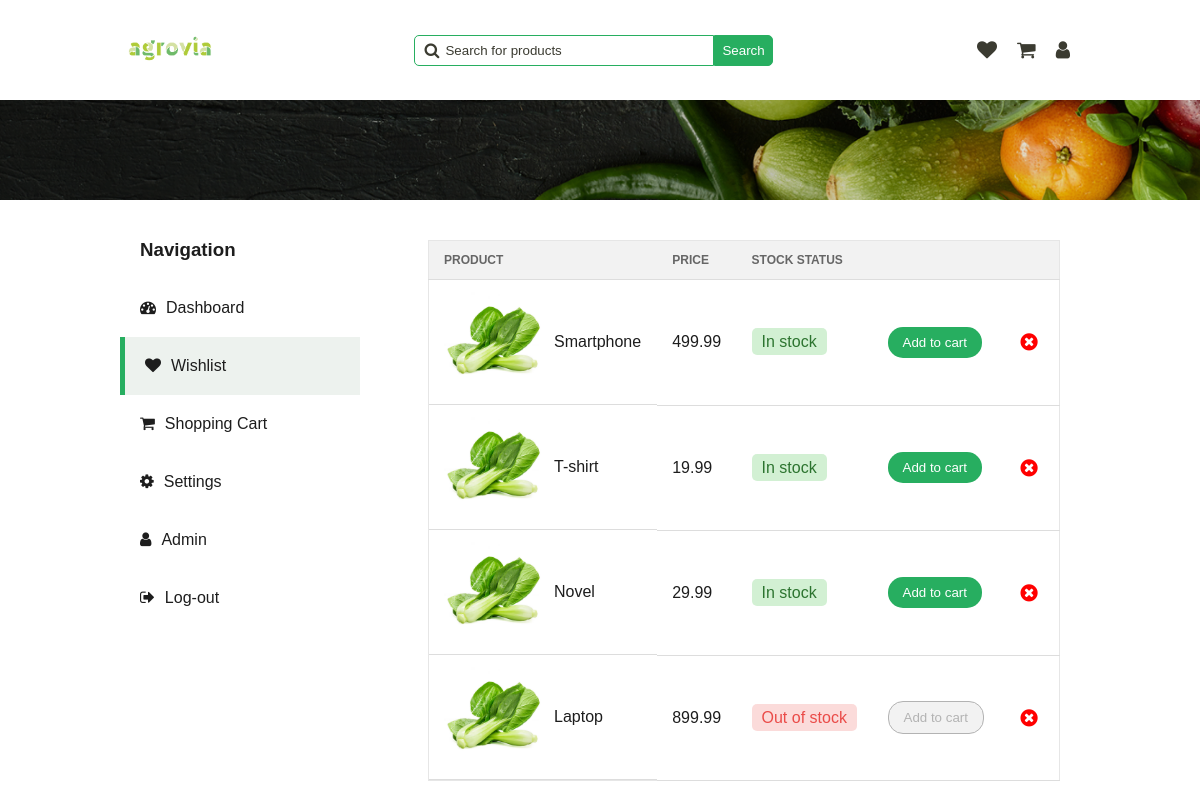
The page /pages/wishlist.php (signed in) on the database its author committed.
### tables this page shows
CREATE TABLE Announce (
  id INTEGER PRIMARY KEY,
  id_category INTEGER,
  image TEXT,
  title TEXT,
  description TEXT,
  price FLOAT,
  quantity INTEGER,
  rating INTEGER,
  out_of_stock BOOLEAN,
  FOREIGN KEY (id_category) REFERENCES Category(id)
);

### php/user.php (called while the page is built)
<?php
require '../php/pdo.php';
function get_user_by_id($id_user)
{
    global $pdo;
    $query = "SELECT * FROM User WHERE id = :id_user";
    $stmt = $pdo->prepare($query);
    $stmt->bindParam(':id_user', $id_user);
    $stmt->execute();
    $user = $stmt->fetch(PDO::FETCH_ASSOC);
    return $user;
}

### php/announce.php (called while the page is built, shortened)
<?php
require '../php/pdo.php';
function get_wishlist_by_user_id($user_id)
{
    global $pdo;
    $query = "SELECT Announce.*
              FROM Announce
              WHERE Announce.id IN (
                  SELECT announce_id FROM UserSaved
                  WHERE user_id = :user_id
                  AND is_in_favourite = 1
              )";
    $stmt = $pdo->prepare($query);
    $stmt->bindParam(':user_id', $user_id);
    $stmt->execute();
    $wishlist = $stmt->fetchAll(PDO::FETCH_ASSOC);
    return $wishlist;
}
?>

### pages/wishlist.php (the view, shortened to what this page needs)
<!DOCTYPE html>
<html lang="en">
<head>
    <link rel="stylesheet" href="../../styles/dashboard.css" onload="load_theme()">
    <link rel="stylesheet" href="../../styles/main-header.css">
    <link rel="stylesheet" href="../../styles/wishlist.css">
    <link rel="stylesheet" href="https://cdnjs.cloudflare.com/ajax/libs/font-awesome/4.7.0/css/font-awesome.min.css">
</head>
<body>
    <header>
        <a href="../pages/home.php"><img src="../../assets/logo/agrovia-green.png" alt="logo"></a>
        <div class="search-bar">
            <span>
                <i class="fa fa-search"></i>
                <input type="text" name="search" id="search" placeholder="Search for products"
                    onkeydown="if(event.keyCode === 13) search()">
            </span>
            <button onclick="search()">Search</button>
        </div>
        <div class="user">
            <a href="../../pages/user/wishlist.html">
                <i class="fa fa-heart"></i>
            </a>
            <a href="../../pages/user/cart.html">
                <i class="fa fa-shopping-cart"></i>
            </a>
            <a href="../pages/dashboard.php">
                <i class="fa fa-user"></i>
            </a>
        </div>
    </header>
    <div class="separator-background"></div>
    <?php
    require "../php/user.php";
    require "../php/announce.php";
    $user = get_user_by_id($_SESSION['user_id']);
    $wishlist_announce = get_wishlist_by_user_id($_SESSION['user_id']);
    ?>
    <div class="main-container">
        <section class="navigation">
            <h3>Navigation</h3>
            <a href="../pages/dashboard.php">
                <i class="fa fa-tachometer" aria-hidden="true"></i>
                <span>Dashboard</span>
            </a>
            <a href="../pages/wishlist.php" class="active">
                <i class="fa fa-heart"></i>
                <span>Wishlist</span>
            </a>
            <a href="../pages/shopping-cart.php">
                <i class="fa fa-shopping-cart"></i>
                <span>Shopping Cart</span>
            </a>
            <a href="../pages/settings.php">
                <i class="fa fa-gear"></i>
                <span>Settings</span>
            </a>
            <?php
            if ($user['is_admin']) {
                echo '<a href="../pages/admin.php"><i class="fa fa-user"></i><span>Admin</span></a>';
            }
            ?>
            <a href="../php/log-out.php">
                <i class="fa fa-sign-out"></i>
                Log-out
            </a>
        </section>
        <section class="tab-content wishlist-section">
            <table>
                <tr>
                    <th>Product</th>
                    <th>Price</th>
                    <th>Stock Status</th>
                    <th></th>
                    <th></th>
                </tr>
                <?php foreach ($wishlist_announce as $item): ?>
                    <tr id="wishlist-item-<?php echo $item['id']; ?>">
                        <td class="product">
                            <img src="<?php echo $item['image']; ?>" alt="product">
                            <span><?php echo $item['title']; ?></span>
                        </td>
                        <td><?php echo $item['price']; ?></td>
                        <td class="stock-status">
                            <span
                                class="stock-status <?php echo $item['out_of_stock'] == 0 ? 'in-stock' : 'out-of-stock'; ?>">
                                <?php
                                if ($item['out_of_stock'] == 0) {
                                    echo 'In stock';
                                } else {
                                    echo 'Out of stock';
                                }
                                ?>
                            </span>
                        </td>
                        <td>
                            <button class="cart-btn <?php echo $item['out_of_stock'] == 1 ? 'out-of-stock' : ''; ?>"
                                onclick="add_to_cart(<?php echo $item['id']; ?>)">
                                Add to cart
                            </button>
                        </td>
                        <td>
                            <button class="delete-btn" onclick="delete_wishlist_item(<?php echo $item['id']; ?>)">
                                <i class="fa fa-times-circle" aria-hidden="true"></i>
                            </button>
                        </td>
                    </tr>
                <?php endforeach; ?>
            </table>
        </section>
    </div>
</body>
</html>

### styles/dashboard.css (style rules this page uses)
.main-container { margin-top: 120px; display: flex; justify-content: space-between; }
.main-container .navigation { display: flex; justify-content: flex-start; flex-direction: column; background-color: var(--white); width: 25%; border-radius: 5px; height: max-content; }
.main-container .navigation h3 { color: var(--dark); padding: 0px 20px 0 20px; }
.main-container .navigation a { padding: 20px; display: flex; justify-content: flex-start; text-decoration: none; color: var(--dark); }
.main-container .navigation a.active { background-color: var(--light-hover-green); border-left: 5px solid var(--secondary); }
.main-container .navigation a i { margin-right: 10px; }
.tab-content { padding: 20px; width: 70%; background-color: var(--white); border-radius: 5px; }

### styles/main-header.css (style rules this page uses)
header { display: flex; justify-content: space-between; align-items: center; }
header a img { width: 100px; }
header .search-bar { display: flex; align-items: center; }
header .search-bar span { display: flex; align-items: center; position: relative; }
header .search-bar span i { position: absolute; left: 10px; color: var(--text); }
header .search-bar span input { padding: 7px; border: 1px solid var(--secondary); border-radius: 5px 0 0 5px; padding-left: 30px; min-width: 300px; }
header .search-bar span input::placeholder { color: var(--text); position: absolute; left: 30px; }
header .search-bar button { padding: 7px; border-radius: 0 5px 5px 0; background-color: var(--secondary); color: var(--white); border: 1px solid var(--secondary); cursor: pointer; }
header .user { display: flex; align-items: center; }
header .user a { text-decoration: none; padding: 10px; }
header .user a i { font-size: 20px; color: var(--text); }
.separator-background { background-image: url("../../assets/backgrounds/separator-background.png"); background-size: cover; background-position: center; background-repeat: no-repeat; width: 100%; height: 100px; position: absolute; left: 0; }

### styles/wishlist.css (style rules this page uses)
table { width: 100%; border-collapse: collapse; border-spacing: 0; border: 1px solid var(--light-stroke); }
th, td { padding: 12px 15px; text-align: left; border-bottom: 1px solid #ddd; }
td { color: var(--dark); font-weight: 500; }
td.product { display: flex; align-items: center; }
td.stock-status .in-stock { color: rgba(44, 116, 47, 1); padding: 5px 10px; background-color: rgba(32, 181, 38, 0.2); border-radius: 5px; }
td.stock-status .out-of-stock { color: rgba(234, 75, 72, 1); padding: 5px 10px; background-color: rgba(234, 75, 72, 0.2); border-radius: 5px; }
td.product span { margin-left: 10px; }
th { background-color: #f2f2f2; color: #666; text-transform: uppercase; font-size: 12px; }
img { max-width: 100px; height: auto; display: block; }
.cart-btn { padding: 8px 15px; background-color: var(--secondary); color: #fff; border: none; border-radius: 15px; cursor: pointer; transition: background-color 0.3s ease; }
.cart-btn.out-of-stock { background-color: rgba(242, 242, 242, 1); color: rgba(179, 179, 179, 1); cursor: not-allowed; border: 1px solid rgba(179, 179, 179, 1); }
.delete-btn { background-color: transparent; outline: none; border: none; color: var(--error); cursor: pointer; }
.delete-btn i { font-size: 20px; }

### styles/global.css (style rules this page uses)
.light-theme { --primary: rgba(255, 255, 255, 1); --secondary: rgba(39, 174, 96, 1); --tertiary: rgba(146, 227, 169, 1); --text: rgba(59, 59, 49, 1); --hover-color: rgba(200, 200, 200, 1); --white: rgba(255, 255, 255, 1); --dark: rgba(29, 29, 29, 1); --gray: rgba(102, 102, 102, 1); --error: rgba(255, 0, 0, 1); --light-hover-green: rgba(237, 242, 238, 1); --light-stroke: rgba(230, 230, 230, 1); }
* { box-sizing: border-box; }
body, body.dark-theme, body.light-theme { font-family: "Overpass", sans-serif; -webkit-font-smoothing: antialiased; -moz-osx-font-smoothing: grayscale; background-color: var(--primary); color: var(--text); width: 80%; margin: 0 auto; transition: background-color 0.3s ease, transform 0.5s cubic-bezier(0.68, -0.55, 0.27, 1.55); }

### rows shown on the page
announce: image (picture), title "Smartphone", price "499.99", out_of_stock "In stock"
announce: image (picture), title "T-shirt", price "19.99", out_of_stock "In stock"
announce: image (picture), title "Novel", price "29.99", out_of_stock "In stock"
announce: image (picture), title "Laptop", price "899.99", out_of_stock "Out of stock"
